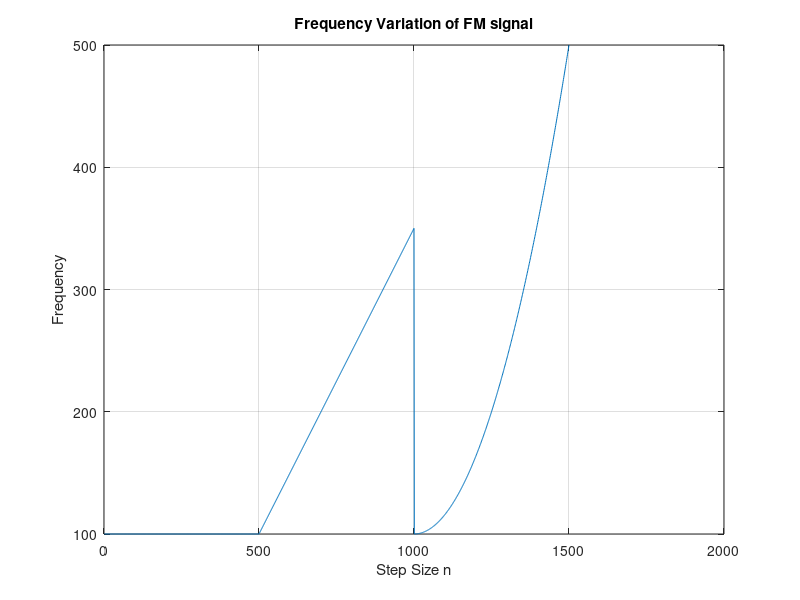

The MATLAB script that drew this image: (Note: this script raises an error after producing the figure.)
% ASPMI Exercise 4.2b
% Implement the CLMS algorithm and plot the time-frequency spectrum.

% Generate FM signal
N = 1500;
fs = 1000; % 1kHz sampling frequency
% Generate f
f = zeros(N,1);
f(1:500) = 100; % 1 ? n ? 500
% 501 <= n <= 1000
for n = 501:1000
    f(n) = 100 + (n-500)/2;
end
% 1001 <= n <= 1500
for n = 1001:1500
    f(n) = 100 + ((n-1000)/25)^2;
end

% Plot frequency variation
figure(1)
n = 1:N;
plot(n,f)
title('Frequency Variation of FM signal')
xlabel('Step Size n')
ylabel('Frequency')
% axis([0 1500 0 400])
grid on;

% Generate phi
phi = cumsum(f);
% Generate eta - white noise with zero mean and variance = 0.05
sigma2 = 0.05;
eta = sqrt(0.05/2)*(randn(N,1)+1i*randn(N,1));
% Generate y
y = exp(1i.*2.*pi.*phi/fs) + eta;

% Use code to find AR and frequency spectrum
order = 1;
mu=0.01;
% Find estimated AR coefficients
[yhat,e,amat] = ar_clms(y(n),mu,order);
a1_hat_vec = conj(amat(2:end));
for n = 1:N
    % Run complex-valued LMS algorithm to estimate AR coefficient a1(n)
    a1_hat = a1_hat_vec(n);
    [h ,w]= freqz(1 , [1; -a1_hat], 1024); % Compute power spectrum
    H(:,n) = abs(h).^2; % Store it in a matrix
end
% Remove outliers in the matrix H
medianH = 50*median(median(H));
H(H > medianH) = medianH;
% Plot time-frequency diagram
figure(2)
title('Time-frequency plot of FM Signal')
n= 1:1500;
f = w*fs/(2*pi);
mesh(n,f,H)
view(2)
xlabel('Step Size n')
ylabel('Frequency')
